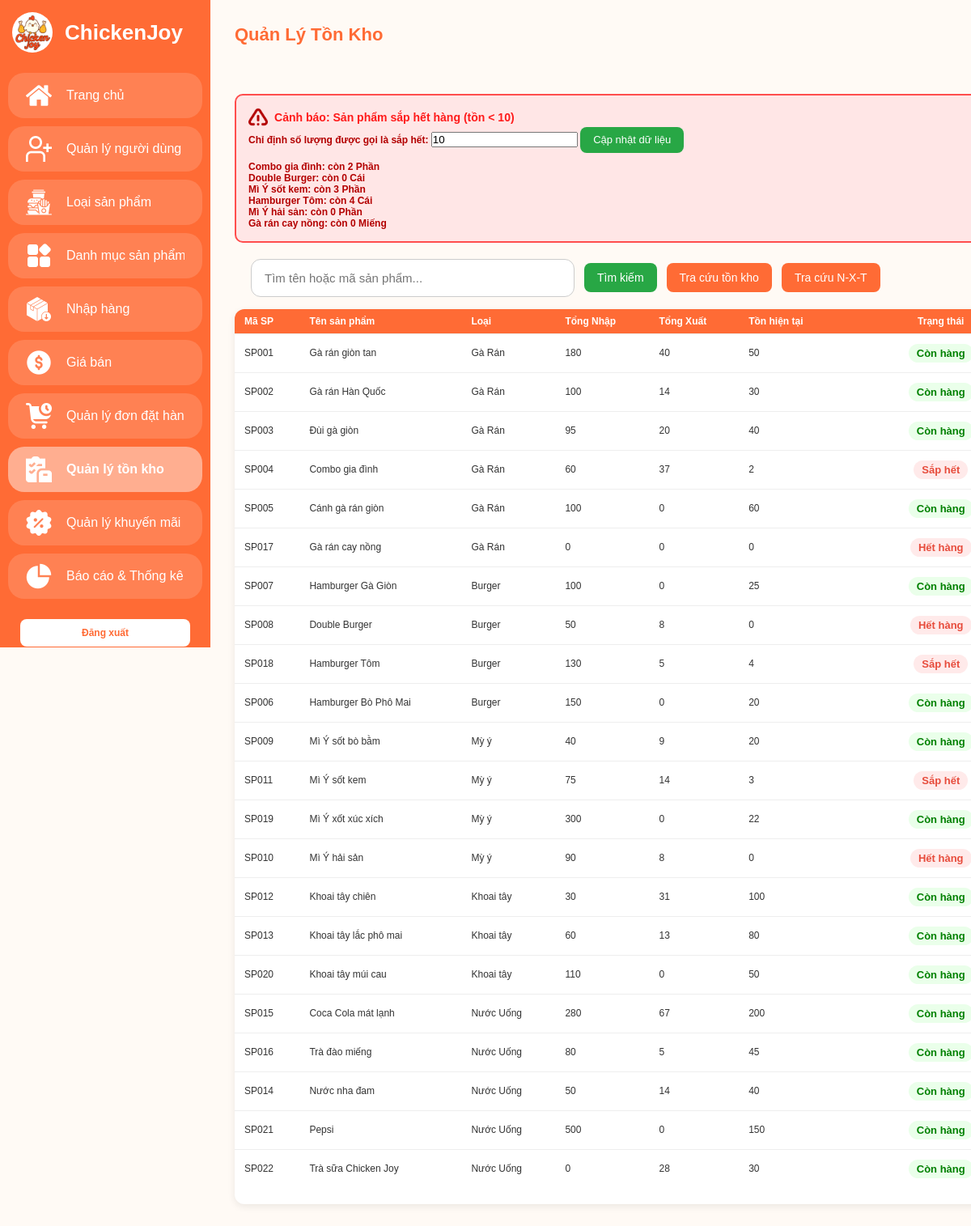
The page /admin/inventory.php (signed in) on the database its author committed.
### tables this page shows
CREATE TABLE `products` (
  `id` int(11) NOT NULL AUTO_INCREMENT,
  `product_code` varchar(20) UNIQUE DEFAULT NULL,  
  `category_id` int(11) DEFAULT 1,                 
  `product_name` varchar(255) NOT NULL,            
  `description` text DEFAULT NULL,                 
  `unit` varchar(50) NOT NULL DEFAULT 'Phần',      
  `import_price` decimal(15, 2) DEFAULT 0.00,      
  `profit_rate` decimal(5, 2) DEFAULT 0.20,        
  `price` decimal(15, 2) NOT NULL,                 
  `stock` int(11) DEFAULT 0,                       
  `calories` int(11) DEFAULT 0,                    
  `protein` int(11) DEFAULT 0,                     
  `carbs` int(11) DEFAULT 0,                       
  `fat` int(11) DEFAULT 0,                         
  `image` varchar(255) DEFAULT 'default.jpg',      
  `is_new` tinyint(1) DEFAULT 0,                   
  `status` ENUM('active', 'hidden') DEFAULT 'active',
  `created_at` timestamp NOT NULL DEFAULT current_timestamp(),
  PRIMARY KEY (`id`),
  FOREIGN KEY (`category_id`) REFERENCES `categories`(`id`) ON DELETE RESTRICT
);

### admin/inventory.php (the view, shortened to what this page needs)
<?php
require_once '../config/database.php';
$search = isset($_GET['search']) ? $conn->real_escape_string($_GET['search']) : '';
$low_stock_threshold = isset($_GET['threshold']) ? intval($_GET['threshold']) : 10;
$sql_low_stock = "SELECT product_name, stock, unit FROM products WHERE stock < $low_stock_threshold AND status = 'active'";
$low_stock_result = $conn->query($sql_low_stock);
$sql_main = "SELECT p.product_code, p.product_name, c.category_name, p.stock, p.unit,
            (SELECT SUM(quantity) FROM import_receipt_details id JOIN import_receipts ir ON id.receipt_id = ir.id WHERE id.product_id = p.id AND ir.status = 'completed') as total_import,
            (SELECT SUM(quantity) FROM order_details od JOIN orders o ON od.order_id = o.id WHERE od.product_id = p.id AND o.status = 'delivered') as total_export
            FROM products p
            JOIN categories c ON p.category_id = c.id";
$main_result = $conn->query($sql_main);
?>
<!doctype html>
<html lang="vi">
<head>
    <link rel="stylesheet" href="../assets/css/admin.css" />
</head>
<body class="admin-body">
    <?php include 'layout/sidebar.php'; ?>
    <main class="main-content">
        <header class="main-header">
            <h1>Quản Lý Tồn Kho</h1>
        </header>
        <div class="low-stock-alert">
            <h3><img src="../assets/images/icons/triangle-warning.png" class="alert-icon" />
                Cảnh báo: Sản phẩm sắp hết hàng (tồn < <?php echo $low_stock_threshold; ?>) </h3>
                    <form class="threshold-form" method="GET">
                        Chỉ định số lượng được gọi là sắp hết:
                        <input type="number" name="threshold" value="<?php echo $low_stock_threshold; ?>">
                        <button type="submit" class="btn-update">Cập nhật dữ liệu</button>
                    </form>
                    <ul>
                        <?php while($row = $low_stock_result->fetch_assoc()): ?>
                        <li><?php echo htmlspecialchars($row['product_name']); ?>: còn <?php echo $row['stock'] . " " . htmlspecialchars($row['unit']); ?>
                        </li>
                        <?php endwhile; ?>
                    </ul>
        </div>
        <div class="table-toolbar">
            <form method="GET" style="display: flex; gap: 12px; width: 100%; align-items: center;">
                <input type="text" name="search" placeholder="Tìm tên hoặc mã sản phẩm..."
                    value="<?php echo htmlspecialchars($search); ?>" style="flex: 1; max-width: 400px;">
                <button type="submit" class="btn-primary" style="background: #28a745;">Tìm kiếm</button>
                <a href="inventory-stock.php" class="btn-primary">Tra cứu tồn kho</a>
                <a href="inventory-movement.php" class="btn-primary">Tra cứu N-X-T</a>
            </form>
        </div>
        <section class="table-section">
            <table class="data-table">
                <thead>
                    <tr>
                        <th>Mã SP</th>
                        <th>Tên sản phẩm</th>
                        <th>Loại</th>
                        <th>Tổng Nhập</th>
                        <th>Tổng Xuất</th>
                        <th>Tồn hiện tại</th>
                        <th>Trạng thái</th>
                    </tr>
                </thead>
                <tbody>
                    <?php if ($main_result->num_rows > 0): ?>
                    <?php while($row = $main_result->fetch_assoc()): ?>
                    <tr>
                        <td><?php echo htmlspecialchars($row['product_code']); ?></td>
                        <td><?php echo htmlspecialchars($row['product_name']); ?></td>
                        <td><?php echo htmlspecialchars($row['category_name']); ?></td>
                        <td><?php echo $row['total_import'] ?? 0; ?></td>
                        <td><?php echo $row['total_export'] ?? 0; ?></td>
                        <td><?php echo $row['stock']; ?></td>
                        <td>
                            <?php if($row['stock'] <= 0): ?>
                            <span class="status cancelled">Hết hàng</span>
                            <?php elseif($row['stock'] < $low_stock_threshold): ?>
                            <span class="status cancelled">Sắp hết</span>
                            <?php else: ?>
                            <span class="status active">Còn hàng</span>
                            <?php endif; ?>
                        </td>
                    </tr>
                    <?php endwhile; ?>
                    <?php endif; ?>
                </tbody>
            </table>
        </section>
    </main>
</body>
</html>

### assets/css/admin.css (style rules this page uses)
:root { --main-color: #ff6b35; }
* { box-sizing: border-box; margin: 0; padding: 0; font-family: "Poppins", sans-serif; }
body.admin-body { display: flex; align-items: stretch; min-height: 100vh; background: #fffaf5;; color: #333; font-size: 13px; }
.main-content { flex: 1; margin-left: 120px; padding: 30px; transition: margin-left 0.3s ease; overflow-y: auto; overflow-x: auto; min-height: 100vh; background: #fffaf5; }
.main-header { display: flex; justify-content: space-between; align-items: center; margin-bottom: 30px; min-width: 1000px; }
.main-header h1 { font-size: 22px; color: var(--main-color); white-space: nowrap; }
.table-section { background: #fff; border-radius: 12px; box-shadow: 0 3px 10px rgba(0,0,0,0.08); padding: 0 0 20px 0; max-width: 1200px; margin: 0 auto 25px auto; -webkit-overflow-scrolling: touch; min-width: 1000px; }
.data-table { width: 100%; min-width: 1000px; font-size: 13px; border-collapse: separate; border-spacing: 0; }
.data-table th { background: var(--main-color); color: #fff; padding: 8px 12px; text-align: left; border-bottom: 1px solid #eee; }
.data-table td { padding: 12px; border-bottom: 1px solid #eee; text-align: left; vertical-align: middle; }
.data-table th:first-child { border-top-left-radius: 12px; }
.data-table th:last-child { border-top-right-radius: 12px; }
.data-table tr:last-child td:first-child { border-bottom-left-radius: 12px; }
.data-table tr:last-child td:last-child { border-bottom-right-radius: 12px; }
.data-table tr:last-child td { border-bottom: none; }
.data-table th:last-child, .data-table td:last-child { min-width: 190px; vertical-align: middle; text-align: center; }
.status { display: inline-flex; align-items: center; gap: 6px; font-weight: 500; border-radius: 20px; padding: 4px 10px; font-size: 13px; }
.status.active, .status.done { color: green; font-weight: 600; background: #eaffea; }
.status.cancelled, .status.inactive { background: #ffeaea; color: #e74c3c; font-weight: 600; }
.table-toolbar { display: flex; margin-bottom: 15px; gap: 12px; padding: 20px 20px 0 20px; }
.table-toolbar form { display: flex; width: 100%; }
.table-toolbar input { flex: 1; width: 100%; padding: 14px 16px; border: 1px solid #ccc; border-radius: 12px; font-size: 15px; transition: all 0.2s ease; }
.btn-primary, a.btn-primary { background: var(--main-color); color: #fff; padding: 10px 16px; border: none; border-radius: 8px; cursor: pointer; font-weight: 500; transition: background 0.2s; text-decoration: none; font-size: 14px; display: inline-flex; align-items: center; justify-content: center; white-space: nowrap; }
.low-stock-alert { background-color: #ffe6e6; border: 2px solid #ff4d4d; color: #b30000; padding: 15px; border-radius: 10px; margin-top: 20px; font-weight: bold; min-width: 1000px; }
.low-stock-alert h3 { margin-top: 0; color: #ff1a1a; display: flex; align-items: center; gap: 8px; }
.low-stock-alert .alert-icon { width: 24px; height: 24px; vertical-align: middle; }
.low-stock-alert ul { list-style: none; padding-left: 0; margin-top: 10px; margin-bottom: 0; }
@media (max-width: 1200px) { body.admin-body, .data-table { font-size: 12px; } }
input[type=number] { -moz-appearance: textfield; }
h1 { color: #ff6f3c; text-align: center; margin-bottom: 30px; }
.btn-update { background: #28a745; color: #fff; padding: 8px 16px; border: none; border-radius: 8px; cursor: pointer; font-weight: 500; font-size: 13px; transition: all 0.2s ease; display: inline-flex; align-items: center; justify-content: center; gap: 6px; min-width: 100px; outline: none; line-height: 1.2; }

### rows shown on the page
products: product_name "Combo gia đình", stock "2", unit "Phần"
products: product_name "Double Burger", stock "0", unit "Cái"
products: product_name "Mì Ý sốt kem", stock "3", unit "Phần"
products: product_name "Hamburger Tôm", stock "4", unit "Cái"
products: product_name "Mì Ý hải sản", stock "0", unit "Phần"
products: product_name "Gà rán cay nồng", stock "0", unit "Miếng"

### other values the page prints
$low_stock_threshold "10"
$row['product_code'] "SP001"
$row['product_name'] "Gà rán giòn tan"
$row['category_name'] "Gà Rán"
$row['total_import'] "180"
$row['total_export'] "40"
$row['stock'] "50"
$row['product_code'] "SP002"
$row['product_name'] "Gà rán Hàn Quốc"
$row['total_import'] "100"
$row['total_export'] "14"
$row['stock'] "30"
$row['product_code'] "SP003"
$row['product_name'] "Đùi gà giòn"
$row['total_import'] "95"
